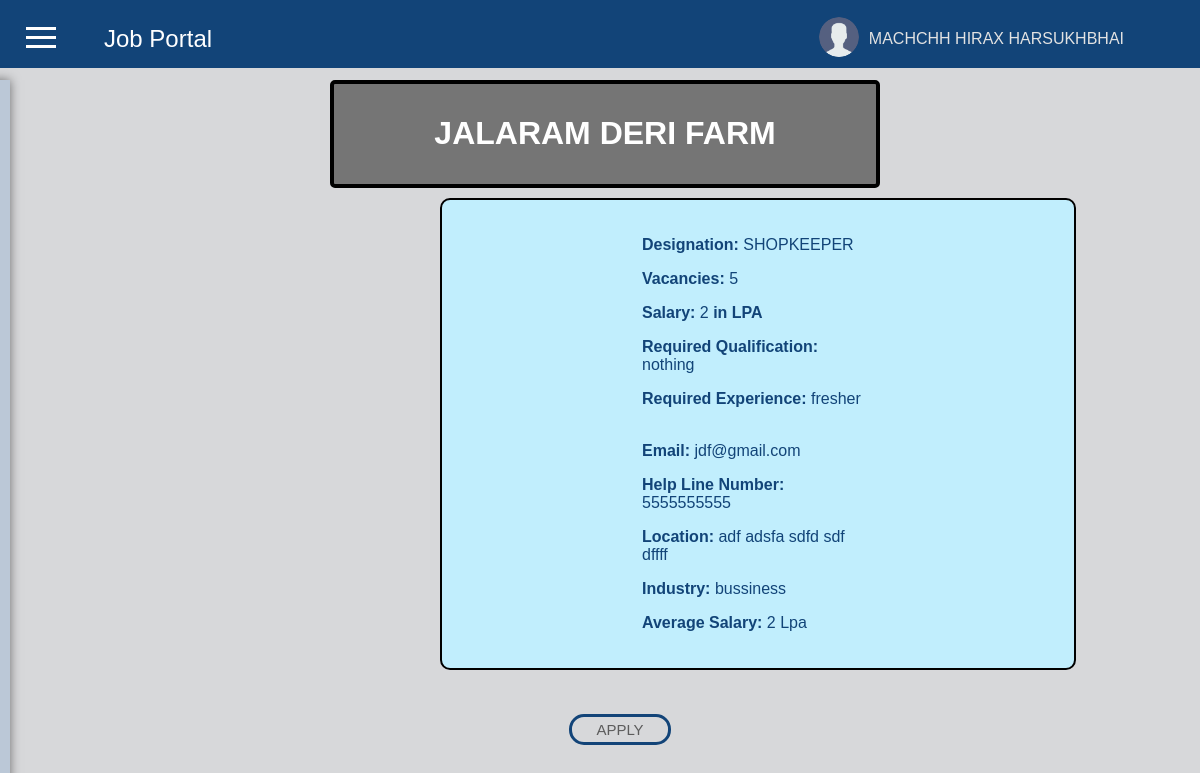
Page /job/11/ (signed in) on the committed database.
### firstapp/models.py (models this page shows, shortened)
class Jobseeker(models.Model):
    js_id = models.AutoField(primary_key=True)
    js_name = models.CharField(max_length=50,null=False)
    username = models.CharField(max_length=20, unique=True,null=False)
    password = models.CharField(max_length=20,null=False)
    js_email = models.EmailField(max_length=30, unique=True,null=False)
    js_address = models.CharField(max_length=200 , default="your address",null=False)
    mobileno = models.CharField(max_length=10, unique=True,null=False)
    resume = models.FileField(upload_to='Resume/',null=False)
    birthdate = models.DateField(null=True)

class Jobposting(models.Model):
    jp_id = models.AutoField(primary_key=True)
    emp_id = models.ForeignKey(Employer, on_delete=models.CASCADE, to_field='emp_id')
    designation = models.CharField(max_length=50,null=False)
    vacancies = models.IntegerField(null=False)
    salary = models.IntegerField(null=False)
    req_qualification = models.CharField(max_length=120,null=False)
    req_experience = models.CharField(max_length=40,null=False)
    delete_jobpost = models.BooleanField(default=0)

class Employer(models.Model):
    emp_id = models.AutoField(primary_key=True)
    emp_name = models.CharField(max_length=50,null=False)
    username = models.CharField(max_length=20,unique=True,null=False)
    password = models.CharField(max_length=20,null=False)
    emp_email = models.EmailField(max_length=30,unique=True,null=False)
    help_line_no = models.IntegerField(unique=True,null=False)
    industry = models.CharField(max_length=30,null=False)
    location = models.CharField(max_length=100,null=False)
    avg_salary = models.IntegerField(null=False)

### firstapp/views.py (the view)
# urls.py: path('job/<int:job_id>/', views.job_details, name='job_details'),
def job_details(request, job_id):
    my_value = request.session.get('my_key')
    jobseeker = Jobseeker.objects.get(username=my_value)
    js_name = jobseeker.js_name
    job = Jobposting.objects.get(jp_id=job_id)
    return render(request, 'j_applyforjob.html', {'job': job,'js_name':js_name})

### templates/j_applyforjob.html (shortened to what this page needs)
<!DOCTYPE html>
<html lang="en">
<head>
    {% load static %}
</head>
<body>
<header class="top-header">
    <div class="container">
        <a href="#" class="logo">Job Portal</a>
        <div class="user-info">
            <div class="user-logo">
                <img src="{% static 'png/user.png' %}" alt="User Logo">
            </div>
            <div class="user-name">{{js_name}}</div>
        </div>
    </div>
</header>
<button class="toggle-btn" onclick="toggleSidebar()">
    <span class="line"></span>
    <span class="line"></span>
    <span class="line"></span>
</button>
<form method="POST" action="/j_menu">
<div class="sidebar">
</div>
</form>
<h1>Job Options</h1>
<ul>
<div class="h1-container">
            <h1>{{ job.emp_id.emp_name }}</h1>
</div>
<div class="qualification-box1">
            <p><strong>Designation:</strong> {{ job.designation }}</p>
            <p><strong>Vacancies:</strong> {{ job.vacancies }}</p>
            <p><strong>Salary:</strong> {{ job.salary }}{{" "}}<strong>in LPA</strong></p>
            <p><strong>Required Qualification:</strong> {{ job.req_qualification}}</p>
            <p><strong>Required Experience:</strong> {{ job.req_experience }}<br><br>
            <p><strong>Email:</strong> {{ job.emp_id.emp_email }}</p>
            <p><strong>Help Line Number:</strong> {{ job.emp_id.help_line_no }}</p>
            <p><strong>Location:</strong> {{ job.emp_id.location }}</p>
            <p><strong>Industry:</strong> {{ job.emp_id.industry }}</p>
            <p><strong>Average Salary:</strong> {{ job.emp_id.avg_salary }} Lpa</p>
            </div>
            <form method="POST" action="/j_applyforjob">
                <div class="box1"><div class="hello1">
                <button type="submit" name="applyforjobs" value="applyforjob">APPLY</button>
                </div></div>
            </form>
        <br><br>
</ul>
</body>
</html>

### templates/j_applyforjob.html (style rules this page uses)
body { margin: 0; background-color:#D7D8DA ; font-family: Arial, sans-serif; }
.top-header { top:0; height:40px; width:100%; position: fixed; z-index: 1000; background-color: #124478 ; color: #fff; padding: 14px; display: flex; align-items: center; }
.top-header .container { position:fixed; display: flex; justify-content: space-between; align-items: center; width: 100%; padding:20px 10px 10px 20px; }
.logo { color: #ffffff; text-decoration: none; font-size: 24px; margin-left: 70px; }
.user-info { display: flex; align-items: center; margin-right:50px; }
.user-logo img { width: 40px; height: 40px; border-radius: 50%; margin-right:10px; }
.user-name { color: #e2e2e2; font-size: 16px; margin-right:60px; }
.sidebar { position: fixed; top: 80px; left: -350px; height: 100%; width: 300px; background-color:#BBC8D7 ; padding: 30px; box-shadow: 0 0 10px rgba(0, 0, 0, 0.5); transition: left 0.3s ease-in-out; z-index: 1000; }
.toggle-btn { position:fixed; top: 20px; left: 20px; background-color: transparent; border: none; cursor: pointer; z-index: 1000; }
.line { display: block; width: 30px; height: 3px; background-color: #fff; margin: 6px auto; transition: background-color 0.3s ease; }
span { margin-left: 20px; }
h1 { text-align: center; color:white; background-color: #757575; }
.h1-container { width: 45%; background-color:#757575; margin-left:25%; padding: 10px; border-radius: 5px; border: 4px solid #000000; display: flex; justify-content: center; align-items: center; }
.qualification-box1 { background-color:#C1EEFD ; color: #124478; padding: 20px 200px 20px 200px; margin:20px 20px 20px 400px; border-radius: 10px; border: 2px solid #000000; margin-top: 10px; width:20%; }
.box1 { display: grid; place-items: center; height: 10vh; }
.hello1 button { background-color: transparent; color: #5C5C5C; font-size:15px; margin:2px; text-align: center; justify-content:center; padding: 4px 4px; border: solid 3px #124478; border-radius: 15px; outline: none; cursor: pointer; }

### rows in the picture
Jobseeker: js_name "MACHCHH HIRAX HARSUKHBHAI"
Jobposting: emp_id.emp_name "JALARAM DERI FARM", designation "SHOPKEEPER", vacancies "5", salary "2", req_qualification "nothing", req_experience "fresher", emp_id.emp_email "jdf@gmail.com", emp_id.help_line_no "5555555555", emp_id.location "adf adsfa sdfd sdf dffff", emp_id.industry "bussiness", emp_id.avg_salary "2"
